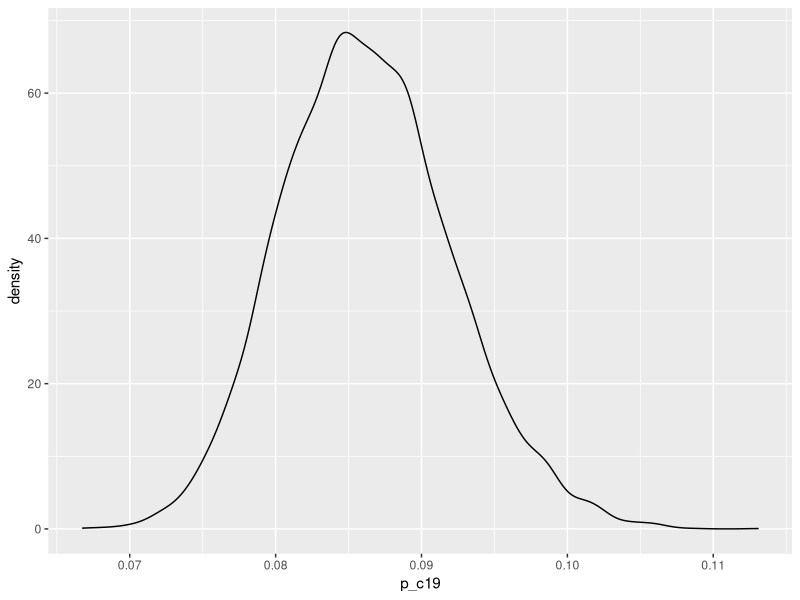
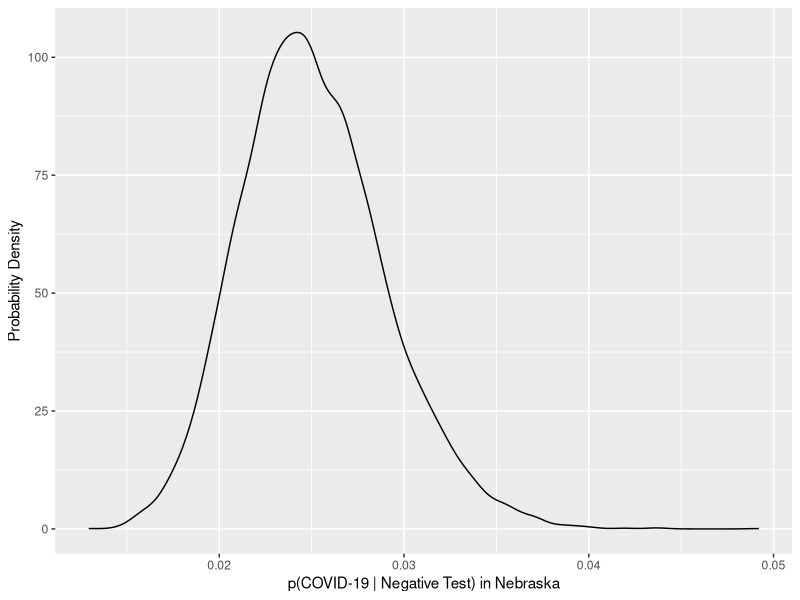

Write the R code that produced these figures, in order.
## ---- chunk 1
library("tidyverse")
sims <- tibble(
  p_obs = rbeta(10000, 323, 5139 - 323),
  s = rbeta(10000, 67, 180),
  p_c19 = p_obs / (1-s)
)
ggplot(data = sims, 
       mapping = aes(x = p_c19)) + 
  geom_density()
## ---- chunk 2
sims <- tibble(
  p_obs = rbeta(10000, 323, 5139 - 323),
  s = rbeta(10000, 67, 180),
  p_c19 = p_obs / (1-s),
  numerator = s * p_c19,
  denominator = (1-p_c19)+s * p_c19,
  p_infected = numerator / denominator
)
ggplot(data = sims, 
       mapping = aes(x = p_infected)) + 
  geom_density() + 
  labs(x = "p(COVID-19 | Negative Test) in Nebraska",
       y = "Probability Density")
